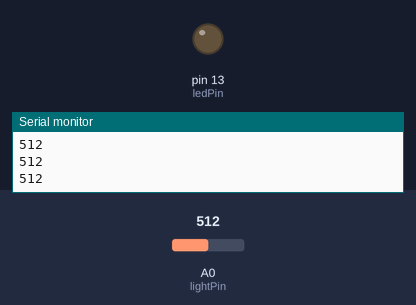
This sketch was run on a simulated Arduino Uno, built with avr-gcc and run on an emulated ATmega328P. On the bench: output pins drawn as LEDs (lit = HIGH), the last lines printed to the serial monitor. Inputs (shaded band) come from the test bench; at power-on: A0 (lightPin) = 512.

Above: at 1.2 s.
1.3 s: A0 (lightPin) set to 414
2.8 s: A0 (lightPin) set to 393
At 3.4 s:
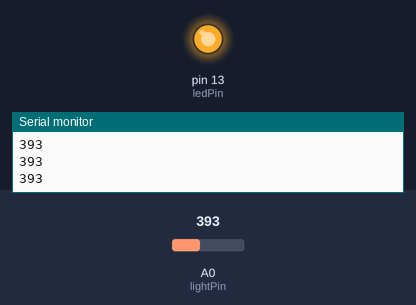
4.3 s: A0 (lightPin) set to 410
At 5.5 s:
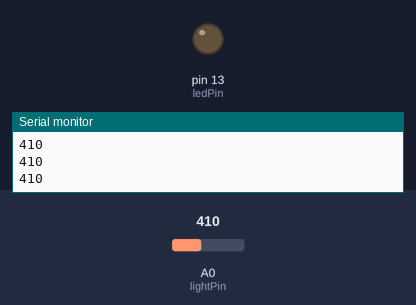
5.8 s: A0 (lightPin) set to 390
At 6.7 s:
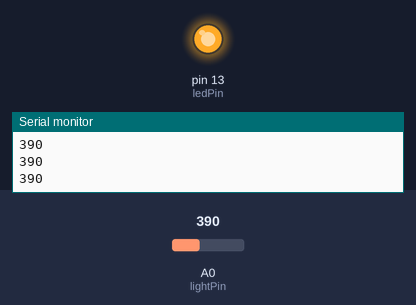
Timing chart, 0 to 8.3 s (numbered marks = the images above; inputs shaded):
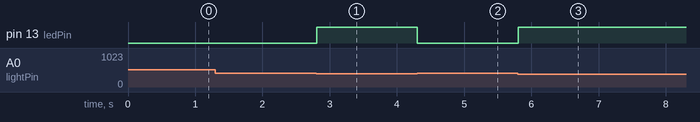

The sketch:

ldr_light_sensor.ino
```cpp
// ldr_light_sensor.ino - report high level of light with built-in LED
// (c) BotBook.com - Karvinen, Karvinen, Valtokari

const int lightPin = A0;
const int ledPin = 13;
int lightLevel = -1;

void setup() {
  Serial.begin(115200);
  pinMode(ledPin, OUTPUT);
}

void loop() {
  lightLevel = analogRead(lightPin);	// <1>
  Serial.println(lightLevel);
  if(lightLevel < 400) {	// <2>
    digitalWrite(ledPin, HIGH);
  } else {
    digitalWrite(ledPin, LOW);
  }
  delay(10);
}
```

Measured:
- the behaviour switches between 400 and 399 on A0 (lightPin) (found by bisection; images 0 and 1)
- after the input at 2.8 s, pin 13 (ledPin): LOW → HIGH at once
- after the input at 4.3 s, pin 13 (ledPin): HIGH → LOW at once
- after the input at 5.8 s, pin 13 (ledPin): LOW → HIGH at once
